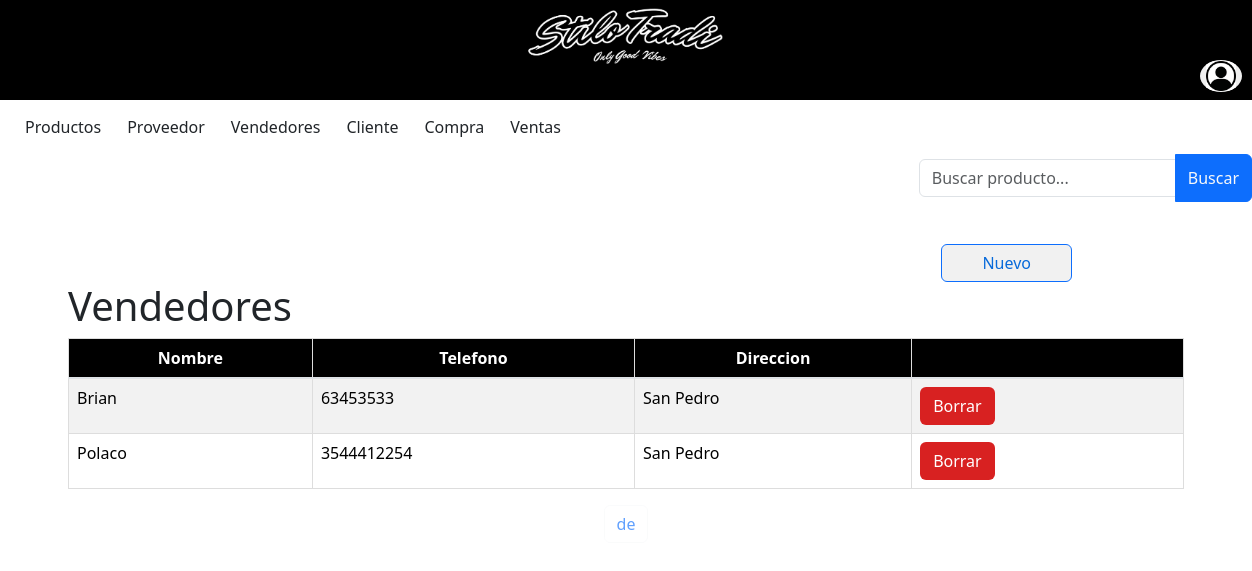
Before: /vendedores/ with the older database file.
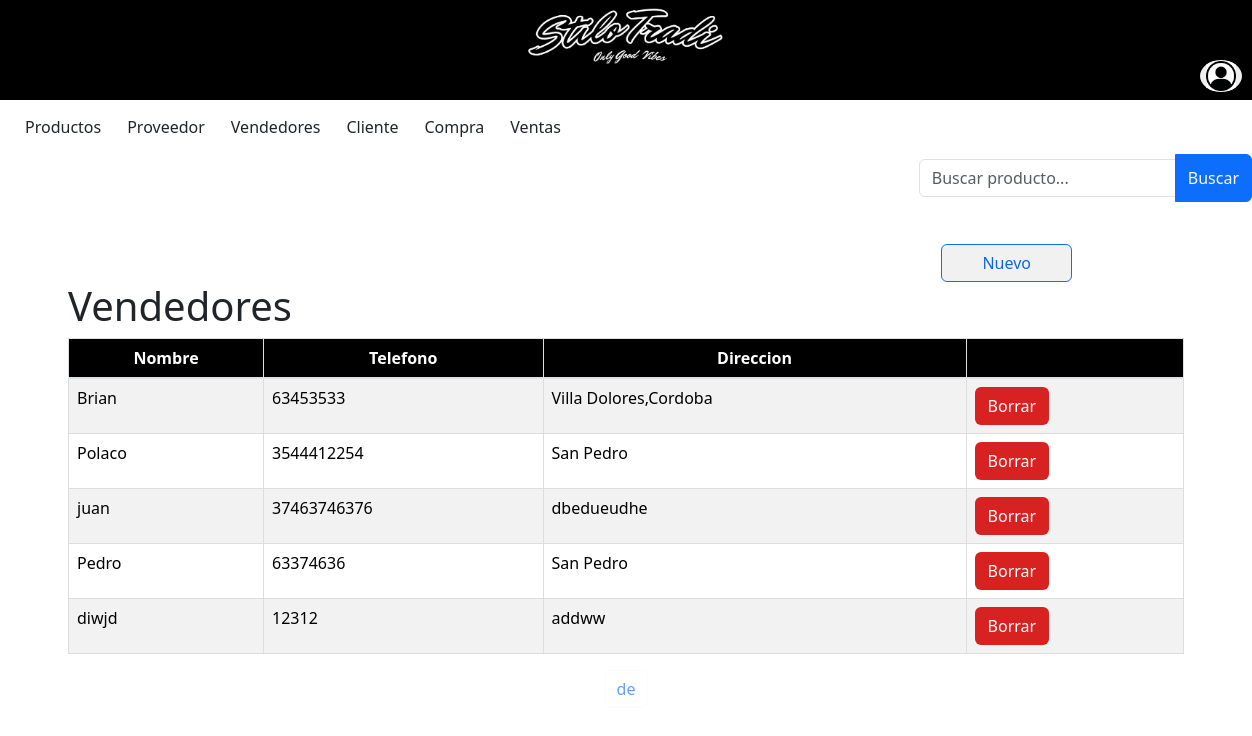
After: the same page with the newer database file.
### miAplicacion/models.py (models this page shows, shortened)
class Vendedores(models.Model):
    Nombre = models.CharField (max_length=50)
    Telefono = models.IntegerField ()
    Direccion = models.CharField (max_length=50)

### miAplicacion/views.py (the view)
# urls.py: path('vendedores/', views.tabla_vendedores, name='vendedores'),
def tabla_vendedores(request):
    vendedores = Vendedores.objects.all()
    context = {'vendedores': vendedores}
    return render(request, 'vendedores.html', context)

### miProyecto/templates/vendedores.html (shortened to what this page needs)
{% include 'base.html' %}
{% block content %}
{% load bootstrap5 %}
{% load static %}
<!DOCTYPE html>
<div class="d-flex justify-content-end align-items-end mb-3">
    <form method="GET" action="{% url 'vendedoresLista' %}">
        <div class="input-group">
            <input type="text" class="form-control inputApagado" name="q" value="{{ query }}" placeholder="Buscar producto...">
            <button class="btn btn-primary text-light" type="submit">Buscar</button>
        </div>
    </form>
</div>
    <div class="d-flex justify-content-end  align-items-end">
        <a class="btn btn-primary custom-btn" href="/vendedores/NuevoVendedores/">Nuevo</a></td>
    </div>
<head>
    {% bootstrap_css %}
</head>
<body>
    <div class="container">
        <h1>Vendedores</h1>
        <table class="table table-striped table-hover">
            <thead>
                <tr>
                    <tr>
                        <th>Nombre</th>
                        <th>Telefono</th>
                        <th>Direccion</th>
                        <th></th>
                    </tr>
                </tr>
            </thead>
            <tbody>
                {% for vendedor in vendedores %}
                <tr style ="cursor: pointer;" onclick="window.location.href='/vendedores/VendedoresModif/{{vendedor.id}}'">
                    <td>{{ vendedor.Nombre}}</td>
                    <td>{{ vendedor.Telefono}}</td>
                    <td>{{ vendedor.Direccion}}</td>
                    <td><a class="btn custom-btn2" href="/vendedores/VendedoresBorrar/{{vendedor.id}}">Borrar</a></td> </td>
                </tr>
                {% endfor %}
            </tbody>
        </table>
    </div>
    <div class="pagination justify-content-center">
        <span class="current-page btn btn-outline-light disabled text-primary mb-3">
            {{ page_obj.number }} de {{ page_obj.paginator.num_pages }}
        </span>
    </div>
</body>
</html>
{% endblock %}

### miProyecto/templates/base.html (shortened to what this page needs)
{% load static %}
{% load bootstrap5 %}
{% bootstrap_css %}
<!DOCTYPE html>
<html lang="en">
<head>
    {% block css %}
    <link rel="stylesheet" href="{% static '/estilos.css' %}">
    {% endblock %}
    <link href="https://cdn.jsdelivr.net/npm/bootstrap@5.3.0/dist/css/bootstrap.min.css" rel="stylesheet">
  </head>
<body>
<header class="encabezado">
  <a  href="{% url 'main' %}">
   <h1><img src="{% static 'imagenes/logo.jpg' %}" alt="Mi Imagen" class="img-fluid" width="200" height="100"></h1>
  </a>
</header>
<a href="/login" >
  <button class="custom-btn-logo" id="boton-login"  >
    <img src="/static/imagenes/login1.jpg " width="30" height="30"  alt="Logo" class="logo">
  </button>
</a>
<nav class="navbar navbar-expand-lg" >
  <div class="container-fluid">
  <div class="collapse navbar-collapse" id="navbarSupportedContent">
  <ul class="navbar-nav me-auto mb-2 mb-lg-0">
          <li class="nav-item ">
              <a class="btn" id="productobtn" href="/producto/ProductoLista">Productos</a>
          </li>
          <li class="nav-item ">
              <a class="btn" id="proveedorbtn" href="/proveedor/ProveedorLista">Proveedor</a>
          </li>
          <li class="nav-item ">
              <a class="btn" id="vendedoresbtn" href="/vendedores/VendedoresLista">Vendedores</a>
          </li>
          <li class="nav-item ">
              <a class="btn" id="clientebtn" href="/cliente/ClienteLista">Cliente</a>
          </li>
          <li class="nav-item ">
              <a class="btn" id="comprabtn" href="/compra/ComprasLista/">Compra</a>
          </li>
          <li class="nav-item ">
              <a class="btn" id="ventasbtn" href="/ventas/VentasLista/">Ventas</a>
          </li>
  </ul>
    </div>
  </div>
</nav>
</body>

### miProyecto/static/estilos.css (style rules this page uses)
.encabezado { height: 100px; }
body { margin: 0; padding: 0; }
.custom-btn-logo { margin-left: 1200px; margin-top: -40px; border-radius: 50%; overflow: hidden; border: none; }
.form-control { width: 100%; margin: 5px 0; padding: 10px; border: 1px solid #ccc; border-radius: 5px; }
input, select, textarea { width: 100%; margin: 5px 0; padding: 10px; border: 1px solid #ccc; border-radius: 5px; }
.btn.custom-btn2 { background-color: rgb(216, 33, 33); color:#ffffff; }
.btn.custom-btn { background-color: rgb(241, 241, 241); color:rgb(8, 106, 218); margin-right: 180px; margin-top: 10px; text-align: center; padding-left: 40px; padding-right: 40px; }
.nav-item { color: #000000; }
header { background-color:#000000 ; text-align: center; }
.table thead th { border: 1px solid #dddddd; padding: 8px; text-align: center; background-color: #000000; color: #ffffff; vertical-align: bottom; border-bottom: 2px solid #dee2e6; }
.table td { border: 1px solid #dddddd; padding: 8px; }
.table { width: 100%; border-collapse: collapse; border: 1px solid #dee2e6; }

Changed rows visible on the page:
changed Vendedores "Brian": Direccion "San Pedro" → "Villa Dolores,Cordoba"
added Vendedores: Nombre "juan", Telefono "37463746376", Direccion "dbedueudhe"
added Vendedores: Nombre "Pedro", Telefono "63374636", Direccion "San Pedro"
added Vendedores: Nombre "diwjd", Telefono "12312", Direccion "addww"
